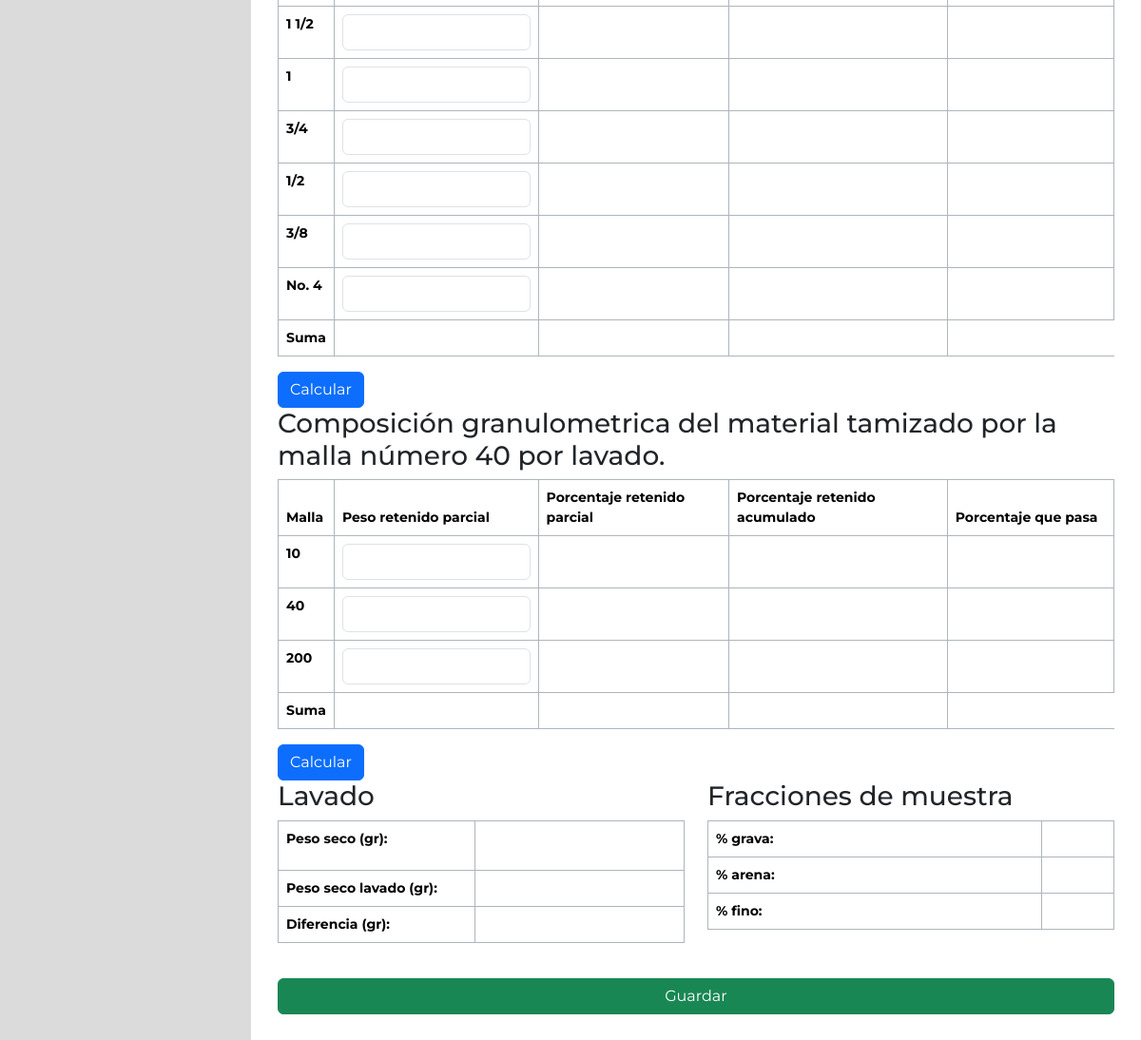
The page /granulometria/nuevo/ (lower part) on the database as committed earlier.
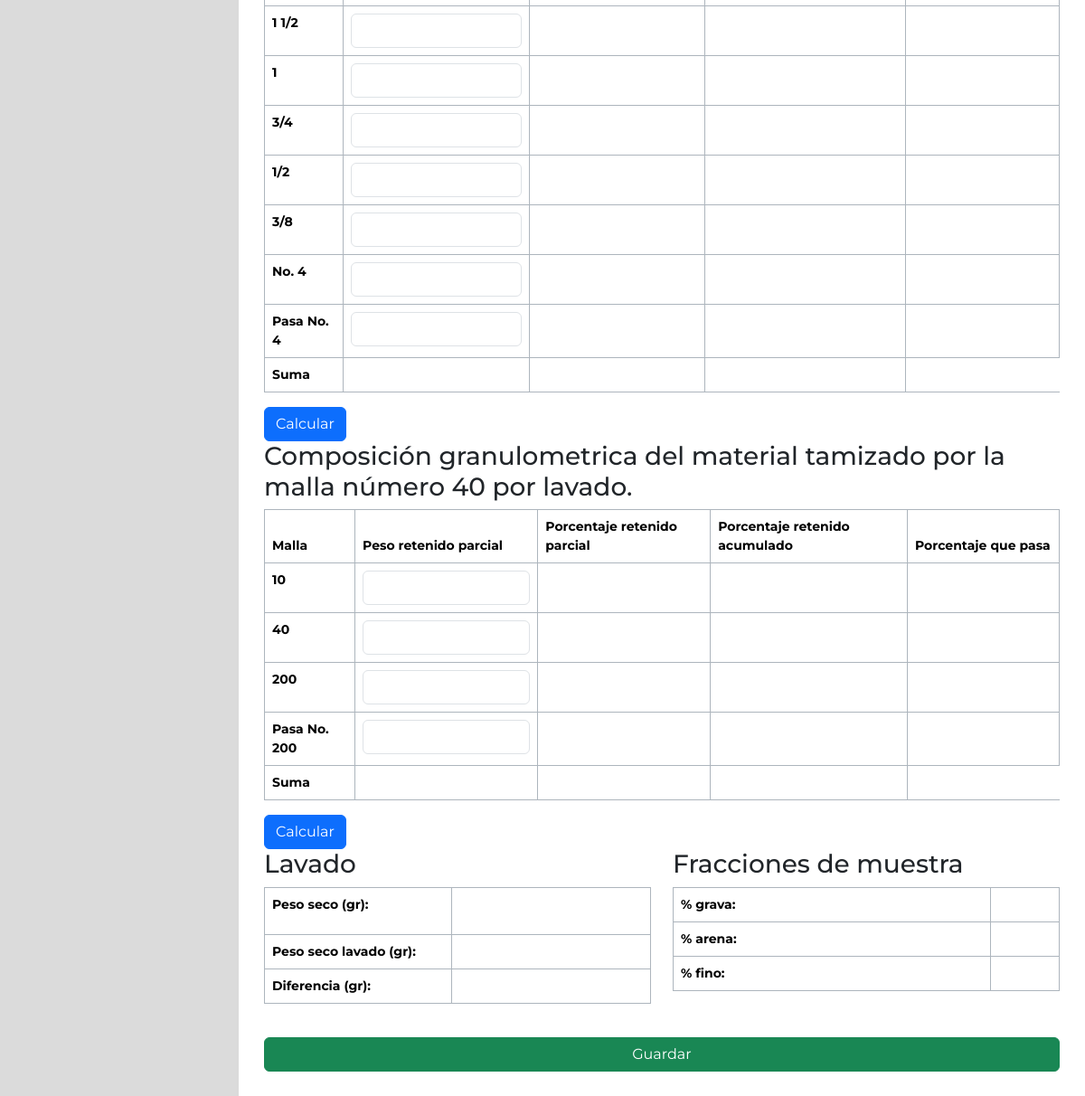
The same page on the database as committed later.
### ensayos/models.py (models this page shows, shortened)
class Mallas(models.Model):
    id_malla = models.IntegerField(primary_key=True)
    medida = models.TextField()
    medida_mm = models.DecimalField(max_digits=10, decimal_places=3, null=True)

### ensayos/views.py (the view)
# urls.py: path('granulometria/nuevo/', ensayos.views.registrar_granulometria, name="registrar-granulometria"),
def registrar_granulometria(request):
    if request.method == 'POST':
        PRP = request.POST.getlist('PRP')
        PerRP = request.POST.getlist('PeRP')
        PerRA = request.POST.getlist('PeRA')
        PQP = request.POST.getlist('PQP')
        mallas = request.POST.getlist('ID_MALLA')
        PRPL = request.POST.getlist('PRPL')
        PerRPL = request.POST.getlist('PeRPL')
        PerRAL = request.POST.getlist('PeRAL')
        PQPL = request.POST.getlist('PQPL')
        peso_retenido = PRP+PRPL
        pce_retenido_parcial = PerRP+PerRPL
        pce_retenido_acumulado = PerRA+PerRAL
        pce_que_pasa = PQP+PQPL
        id_ensayo= info_encabezado_ensayo(request,1,0, "GRANULOMETRIA")
        print("ensayo: "+str(id_ensayo))
        with connection.cursor() as cursor:
            for id_malla, peso, pr, perrp, perra, pp in zip(mallas, peso_retenido,peso_retenido, pce_retenido_parcial, pce_retenido_acumulado, pce_que_pasa):
                print("PESO RETENIDO: "+str(pr)+" PORCENTAJE PESO RETENIDO: "+str(perrp)+" PCE RETENIDO ACUMULADO: "+str(perra)+" PORCENTAJE QUE PASA: "+str(pp))
                sql_granulometria_t1= "INSERT INTO ensayos_granulometria(PRP, PeRP,PRA, PeQP, id_ensayo_id, id_malla_id) VALUES(%s, %s, %s, %s, %s, %s )"
                insertar_granulometria =(pr,perrp,perra,pp, id_ensayo, id_malla)
                cursor.execute(sql_granulometria_t1, insertar_granulometria)
        return redirect('/granulometria/reportes/')
    else:
        mallas = models.Mallas.objects.values_list('medida', 'medida_mm', 'id_malla')
        print(mallas)
        return render(request, 'ensayos/registrar_granulometria.html', context={
            'mallas': mallas,
        })

### ensayos/templates/ensayos/registrar_granulometria.html (shortened to what the changed rows need)
{% extends "layout.html" %}
{% block content %}
<form action="/granulometria/nuevo/" method="POST">
  <div class="row ">
    <div class="table-responsive">
      <table class="table table-bordered border-dark-subtle">
        <tbody>
          {% for medida in mallas %}
          <tr>
            {% if medida.1 > 2  %}
            <th scope="row" name="mallas_medidas">{{ medida.0 }}</th>
            <td><input class="form-control" name="PRP" type="number" step="0.01" value="" id="PRP{{medida.2}}"
                oninput="sumaPRP(event,'PRP' ,'sumaPRP')"> </td>
            <td><input class="form-control-plaintext" name="PeRP" type="number" step="0.01" value=""
                id="PeRP{{medida.2}}" readonly></td>
            <td><input class="form-control-plaintext" name="PeRA" type="number" step="0.01" value="" readonly></td>
            <td><input class="form-control-plaintext" name="PQP" type="number" step="0.01" value="" id="PQP{{medida.2}}"
                readonly></td>
            {% endif %}
          </tr>
          {% endfor %}
          <tr>
            <th>Suma</th>
          </tr>
        </tbody>
      </table>
    </div>
  </div>
  <br>
  <div class="row">
    <div class="table-responsive ">
      <table class="table table-bordered border-dark-subtle">
        <thead>
          <tr>
            <th scope="col">Malla</th>
            <th scope="col">Peso retenido parcial</th>
            <th scope="col">Porcentaje retenido parcial</th>
            <th scope="col">Porcentaje retenido acumulado</th>
            <th scope="col">Porcentaje que pasa</th>
          </tr>
        </thead>
        <tbody>
          {% for x in mallas %}
          <tr>
            {% if x.1 < 4 %} <th scope="row">{{ x.0 }}</th>
              <td><input class="form-control" name="PRPL" type="number" min="0" step="0.01" value=""
                  oninput="sumaPRP(event,'PRPL' ,'sumaPRPL')" id="PRPL{{x.2}}"> </td>
              <td><input class="form-control-plaintext" name="PeRPL" type="number" min="0" step="0.01" value=""
                  readonly></td>
              <td><input class="form-control-plaintext" name="PeRAL" type="number" min="0" step="0.01" value=""
                  readonly></td>
              <td><input class="form-control-plaintext" name="PQPL" type="number" min="0" step="0.01" value=""
                  id="PQPL{{x.2}}" readonly></td>
              {% endif %}
          </tr>
          {% endfor %}
          <tr>
            <th>Suma</th>
          </tr>
        </tbody>
      </table>
    </div>
  </div>
  <br>
  <div class="row ">
    <div class="col-md">
      <div class="table-responsive">
        <table class="table table-bordered border-dark-subtle">
          <tbody>
            <tr>
              <th scope="row">Peso seco (gr):</th>
            </tr>
            <tr>
              <th scope="row">Peso seco lavado (gr):</th>
            </tr>
            <tr>
              <th scope="row">Diferencia (gr):</th>
            </tr>
          </tbody>
        </table>
      </div>
    </div>
    <div class="col-md ">
      <div class="table-responsive">
        <table class="table table-bordered border-dark-subtle">
          <tbody>
            <tr>
              <th scope="row">% grava:</th>
            </tr>
            <tr>
              <th scope="row">% arena:</th>
            </tr>
            <tr>
              <th scope="row">% fino:</th>
            </tr>
          </tbody>
        </table>
      </div>
    </div>
  </div>
</form>
{% endblock %}

Rows that differ between the two databases and show on the page:
now on this page (row edited): Mallas: medida "Pasa No. 4"
now on this page (row edited): Mallas: medida "Pasa No. 200"
